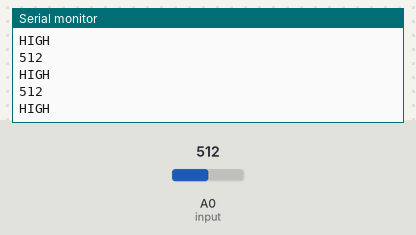
Simulated run of this sketch. Board: Arduino Uno, built with avr-gcc and run on an emulated ATmega328P. On the bench: the last lines printed to the serial monitor. The test bench sets the inputs (shaded band); at power-on: A0 (input) = 512.

Above: at 1.2 s.
1.3 s: A0 (input) set to 482
At 1.81 s:
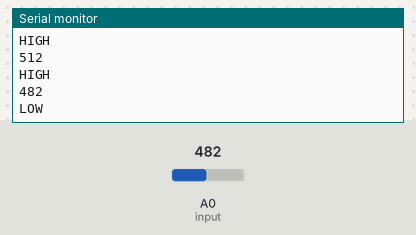
3.5 s: A0 (input) set to 511
At 3.81 s:
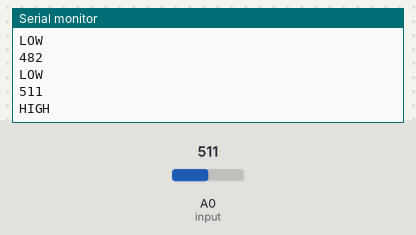
Timing chart, 0 to 6.5 s (numbered marks = the images above; inputs shaded):
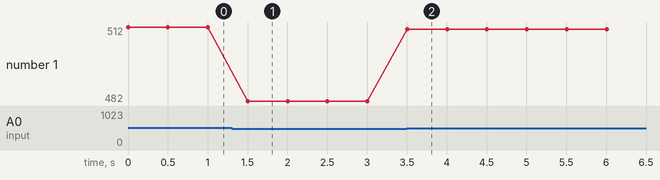

The sketch:

Air_sensor.ino
```cpp
int input = A0;
int output = 7;
int th=500; // Set threshold level.
void setup()
{
Serial.begin(9600);
//pinMode(output,OUTPUT);
//digitalWrite(output,LOW);

}
void loop()
{
Serial.println(analogRead(input));
if(analogRead(input)>th)
{
//digitalWrite(output,HIGH);
Serial.println("HIGH");
}
else
{
//digitalWrite(output,LOW);
Serial.println("LOW");
}
delay(500);
}
```

Measured:
- the behaviour switches between 501 and 500 on A0 (input) (found by bisection; images 0 and 1)
- after the input at 1.3 s, the serial monitor: prints a new line after 0.20 s (image 1)
- after the input at 3.5 s, the serial monitor: prints a new line at once (image 2)
- plotted number 1: 512 → 482 after the input at 1.3 s, 482 → 511 after the input at 3.5 s
